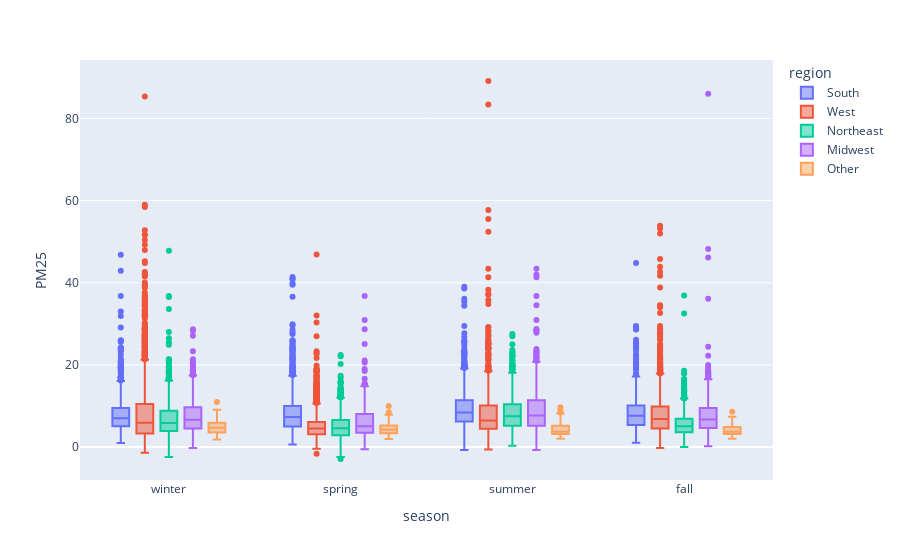

The notebook cell this image was saved under:
### Code cell
# Another set of box plots, based on regions and seasons variables
pm25_region_seasons_box = px.box(df, x='season', y='PM25', color='region')

pm25_region_seasons_box.show()

### Figure 1 — Plotly figure (JSON) as saved in the notebook; plotly's stock layout.template omitted (floating-point values rounded to 4 significant figures; data arrays with more than 128 entries replaced by an {"elided": "..."} marker saying what was removed)
{"data": [{"alignmentgroup": "True", "hovertemplate": "region=South<br>season=%{x}<br>PM25=%{y}<extra></extra>", "legendgroup": "South", "marker": {"color": "#636efa"}, "name": "South", "notched": false, "offsetgroup": "South", "orientation": "v", "showlegend": true, "type": "box", "x": {"elided": "4862 str values"}, "x0": " ", "xaxis": "x", "y": {"elided": "4862 float values"}, "y0": " ", "yaxis": "y"}, {"alignmentgroup": "True", "hovertemplate": "region=West<br>season=%{x}<br>PM25=%{y}<extra></extra>", "legendgroup": "West", "marker": {"color": "#EF553B"}, "name": "West", "notched": false, "offsetgroup": "West", "orientation": "v", "showlegend": true, "type": "box", "x": {"elided": "7313 str values"}, "x0": " ", "xaxis": "x", "y": {"elided": "7313 float values"}, "y0": " ", "yaxis": "y"}, {"alignmentgroup": "True", "hovertemplate": "region=Northeast<br>season=%{x}<br>PM25=%{y}<extra></extra>", "legendgroup": "Northeast", "marker": {"color": "#00cc96"}, "name": "Northeast", "notched": false, "offsetgroup": "Northeast", "orientation": "v", "showlegend": true, "type": "box", "x": {"elided": "4676 str values"}, "x0": " ", "xaxis": "x", "y": {"elided": "4676 float values"}, "y0": " ", "yaxis": "y"}, {"alignmentgroup": "True", "hovertemplate": "region=Midwest<br>season=%{x}<br>PM25=%{y}<extra></extra>", "legendgroup": "Midwest", "marker": {"color": "#ab63fa"}, "name": "Midwest", "notched": false, "offsetgroup": "Midwest", "orientation": "v", "showlegend": true, "type": "box", "x": {"elided": "2613 str values"}, "x0": " ", "xaxis": "x", "y": {"elided": "2613 float values"}, "y0": " ", "yaxis": "y"}, {"alignmentgroup": "True", "hovertemplate": "region=Other<br>season=%{x}<br>PM25=%{y}<extra></extra>", "legendgroup": "Other", "marker": {"color": "#FFA15A"}, "name": "Other", "notched": false, "offsetgroup": "Other", "orientation": "v", "showlegend": true, "type": "box", "x": {"elided": "289 str values"}, "x0": " ", "xaxis": "x", "y": {"elided": "289 float values"}, "y0": " ", "yaxis": "y"}], "layout": {"boxmode": "group", "legend": {"title": {"text": "region"}, "tracegroupgap": 0}, "margin": {"t": 60}, "xaxis": {"anchor": "y", "domain": [0, 1], "title": {"text": "season"}}, "yaxis": {"anchor": "x", "domain": [0, 1], "title": {"text": "PM25"}}}}
